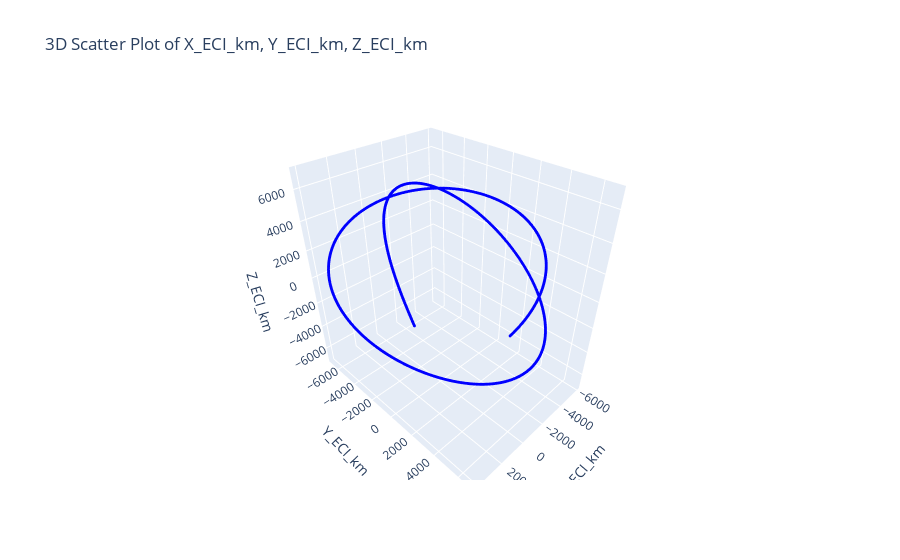

The code cell stored with this chart in its notebook:
### Code cell
import plotly.graph_objects as go

# Plot every 1000th X_ECI_km, Y_ECI_km, Z_ECI_km in plotly 3D
sampled_df = df.iloc[:1000]
fig = go.Figure()
fig.add_trace(go.Scatter3d(
    x=sampled_df['X_ECI_km'],
    y=sampled_df['Y_ECI_km'],
    z=sampled_df['Z_ECI_km'],
    mode='markers',
    marker=dict(size=1, color='blue')
))

fig.update_layout(
    title='3D Scatter Plot of X_ECI_km, Y_ECI_km, Z_ECI_km',
    scene=dict(
        xaxis_title='X_ECI_km',
        yaxis_title='Y_ECI_km',
        zaxis_title='Z_ECI_km'
    )
)

fig.show()

### Figure 1 — Plotly figure (JSON) as saved in the notebook; plotly's stock layout.template omitted (floating-point values rounded to 4 significant figures; data arrays with more than 128 entries replaced by an {"elided": "..."} marker saying what was removed)
{"data": [{"marker": {"color": "blue", "size": 1}, "mode": "markers", "type": "scatter3d", "x": {"elided": "1000 float values"}, "y": {"elided": "1000 float values"}, "z": {"elided": "1000 float values"}}], "layout": {"scene": {"xaxis": {"title": {"text": "X_ECI_km"}}, "yaxis": {"title": {"text": "Y_ECI_km"}}, "zaxis": {"title": {"text": "Z_ECI_km"}}}, "title": {"text": "3D Scatter Plot of X_ECI_km, Y_ECI_km, Z_ECI_km"}}}
